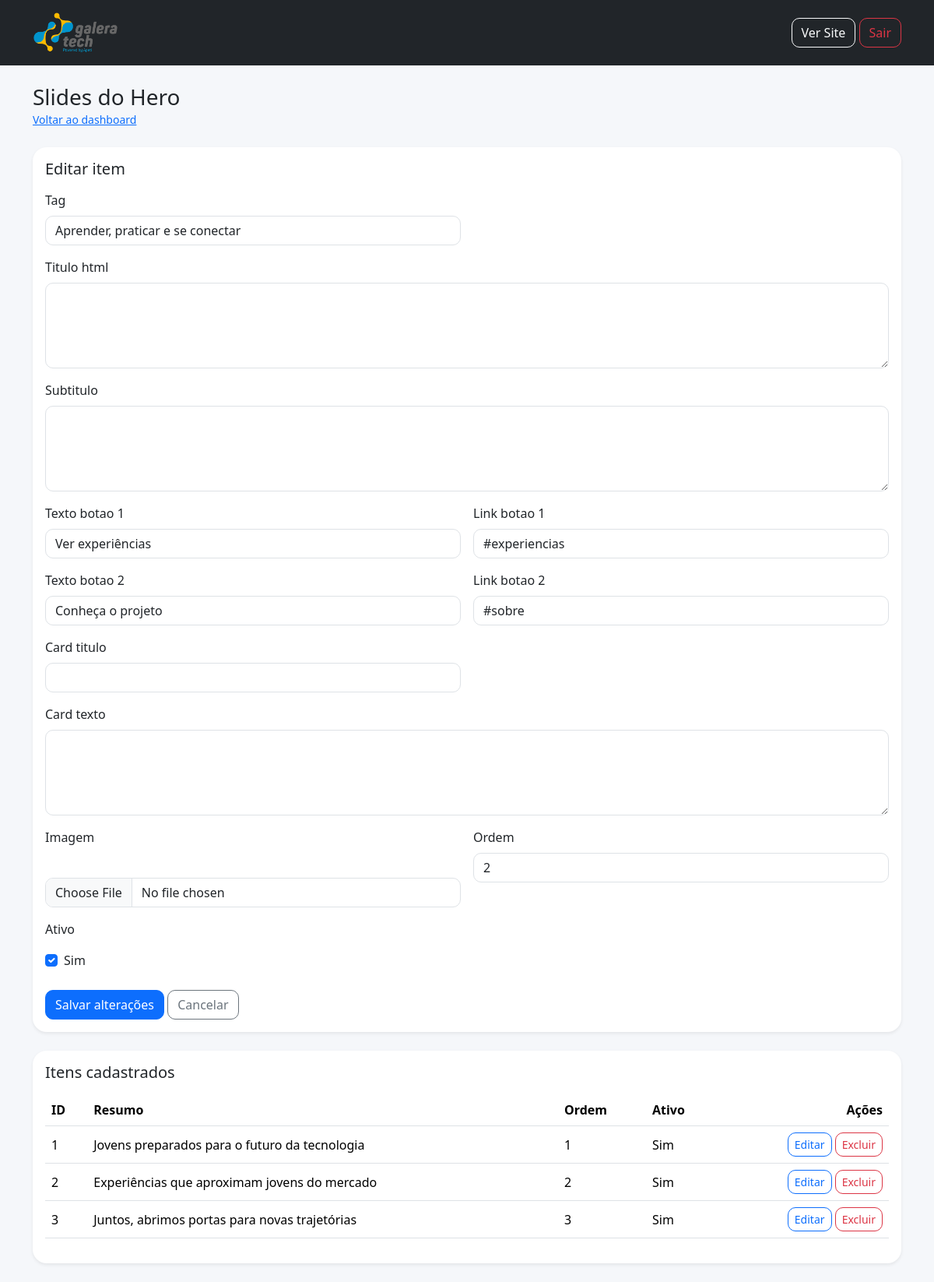
Screenshot of /admin/manage.php?type=hero&id=2 (signed in) with the database file from the repository.
### tables this page shows
CREATE TABLE `hero_slides` (
  `id` int(11) NOT NULL,
  `tag` varchar(120) DEFAULT NULL,
  `titulo` varchar(255) NOT NULL,
  `destaque` varchar(150) DEFAULT NULL,
  `descricao` text DEFAULT NULL,
  `texto_botao_1` varchar(80) DEFAULT NULL,
  `link_botao_1` varchar(255) DEFAULT NULL,
  `texto_botao_2` varchar(80) DEFAULT NULL,
  `link_botao_2` varchar(255) DEFAULT NULL,
  `titulo_card` varchar(150) DEFAULT NULL,
  `texto_card` varchar(255) DEFAULT NULL,
  `imagem` varchar(255) DEFAULT NULL,
  `ordem` int(11) DEFAULT 0,
  `ativo` tinyint(1) DEFAULT 1,
  `criado_em` timestamp NOT NULL DEFAULT current_timestamp(),
  `atualizado_em` timestamp NOT NULL DEFAULT current_timestamp() ON UPDATE current_timestamp()
);

### admin/includes/admin_helpers.php (called while the page is built, shortened)
<?php
require_once __DIR__ . '/../../includes/helpers.php';
function get_table_config(string $type): ?array
{
    return $configs[$type] ?? null;
}

### includes/helpers.php (called while the page is built, shortened)
<?php
function e(?string $value): string
{
    return htmlspecialchars((string) $value, ENT_QUOTES, 'UTF-8');
}
?>

### admin/manage.php (the view, shortened to what this page needs)
<?php
require_once __DIR__ . '/../config/database.php';
require_once __DIR__ . '/includes/admin_helpers.php';
$type = $_GET['type'] ?? '';
$configTable = get_table_config($type);
$table = $configTable['table'];
$fields = $configTable['fields'];
$title = $configTable['title'];
$id = isset($_GET['id']) ? (int) $_GET['id'] : 0;
$editing = null;
if ($id) {
    $stmt = $pdo->prepare("SELECT * FROM {$table} WHERE id = ?");
    $stmt->execute([$id]);
    $editing = $stmt->fetch();
}
$rows = $pdo->query("SELECT * FROM {$table} ORDER BY ordem ASC, id DESC")->fetchAll();
require_once __DIR__ . '/includes/header.php';
?>
<div class="d-flex justify-content-between align-items-center mb-4">
    <div>
        <h1 class="h3 mb-0"><?= e($title) ?></h1>
        <a href="dashboard.php" class="small">Voltar ao dashboard</a>
    </div>
</div>
<div class="card border-0 shadow-sm mb-4">
    <div class="card-body">
        <h2 class="h5 mb-3"><?= $editing ? 'Editar item' : 'Novo item' ?></h2>
        <form method="post" enctype="multipart/form-data">
            <div class="row g-3">
                <?php foreach ($fields as $field => $kind): ?>
                    <div class="col-md-<?= $kind === 'textarea' ? '12' : '6' ?>">
                        <label class="form-label"><?= e(ucfirst(str_replace('_', ' ', $field))) ?></label>
                        <?php if ($kind === 'textarea'): ?>
                            <textarea name="<?= e($field) ?>" class="form-control" rows="4"><?= e($editing[$field] ?? '') ?></textarea>
                        <?php elseif ($kind === 'file'): ?>
                            <?php if (!empty($editing[$field])): ?>
                                <div class="mb-2">
                                </div>
                            <?php endif; ?>
                            <input type="file" name="<?= e($field) ?>" class="form-control">
                        <?php elseif ($kind === 'checkbox'): ?>
                            <div class="form-check mt-2">
                                <input type="checkbox" name="<?= e($field) ?>" value="1" class="form-check-input"
                                    <?= !empty($editing[$field]) ? 'checked' : '' ?>>
                                <label class="form-check-label">Sim</label>
                            </div>
                        <?php else: ?>
                            <input type="<?= e($kind) ?>" name="<?= e($field) ?>" class="form-control" value="<?= e((string)($editing[$field] ?? '')) ?>">
                        <?php endif; ?>
                    </div>
                <?php endforeach; ?>
            </div>
            <button class="btn btn-primary mt-4"><?= $editing ? 'Salvar alterações' : 'Cadastrar' ?></button>
            <?php if ($editing): ?>
                <a href="manage.php?type=<?= e($type) ?>" class="btn btn-outline-secondary mt-4">Cancelar</a>
            <?php endif; ?>
        </form>
    </div>
</div>
<div class="card border-0 shadow-sm">
    <div class="card-body">
        <h2 class="h5 mb-3">Itens cadastrados</h2>
        <div class="table-responsive">
            <table class="table align-middle">
                <thead>
                    <tr>
                        <th>ID</th>
                        <th>Resumo</th>
                        <th>Ordem</th>
                        <th>Ativo</th>
                        <th class="text-end">Ações</th>
                    </tr>
                </thead>
                <tbody>
                    <?php foreach ($rows as $row): ?>
                        <tr>
                            <td><?= e((string)$row['id']) ?></td>
                            <td>
                                <?= e($row['titulo'] ?? $row['nome'] ?? $row['numero'] ?? $row['tag'] ?? 'Item') ?>
                            </td>
                            <td><?= e((string)($row['ordem'] ?? '-')) ?></td>
                            <td><?= !empty($row['ativo']) ? 'Sim' : 'Não' ?></td>
                            <td class="text-end">
                                <a href="manage.php?type=<?= e($type) ?>&id=<?= e((string)$row['id']) ?>" class="btn btn-sm btn-outline-primary">Editar</a>
                                <a href="manage.php?type=<?= e($type) ?>&delete=<?= e((string)$row['id']) ?>" class="btn btn-sm btn-outline-danger"
                                    onclick="return confirm('Excluir este item?')">Excluir</a>
                            </td>
                        </tr>
                    <?php endforeach; ?>
                </tbody>
            </table>
        </div>
    </div>
</div>
<?php require_once __DIR__ . '/includes/footer.php'; ?>

### assets/css/admin.css (style rules this page uses)
body { background-color: #f5f7fa; }
.card { border-radius: 18px; }
.form-control, .btn { border-radius: 10px; }
.table td, .table th { vertical-align: middle; }

### rows the page displays
hero_slides: tag "Aprender, praticar e se conectar", texto_botao_1 "Ver experiências", link_botao_1 "#experiencias", texto_botao_2 "Conheça o projeto", link_botao_2 "#sobre", ordem "2", id "2", titulo "Experiências que aproximam jovens do mercado", ativo "Sim"
hero_slides: id "1", titulo "Jovens preparados para o futuro da tecnologia", ordem "1", ativo "Sim"
hero_slides: id "3", titulo "Juntos, abrimos portas para novas trajetórias", ordem "3", ativo "Sim"

### other values shown
$title "Slides do Hero"
str_replace('_', ' ', $field) "Tag"
str_replace('_', ' ', $field) "Titulo html"
str_replace('_', ' ', $field) "Subtitulo"
str_replace('_', ' ', $field) "Texto botao 1"
str_replace('_', ' ', $field) "Link botao 1"
str_replace('_', ' ', $field) "Texto botao 2"
str_replace('_', ' ', $field) "Link botao 2"
str_replace('_', ' ', $field) "Card titulo"
str_replace('_', ' ', $field) "Card texto"
str_replace('_', ' ', $field) "Imagem"
str_replace('_', ' ', $field) "Ordem"
str_replace('_', ' ', $field) "Ativo"
